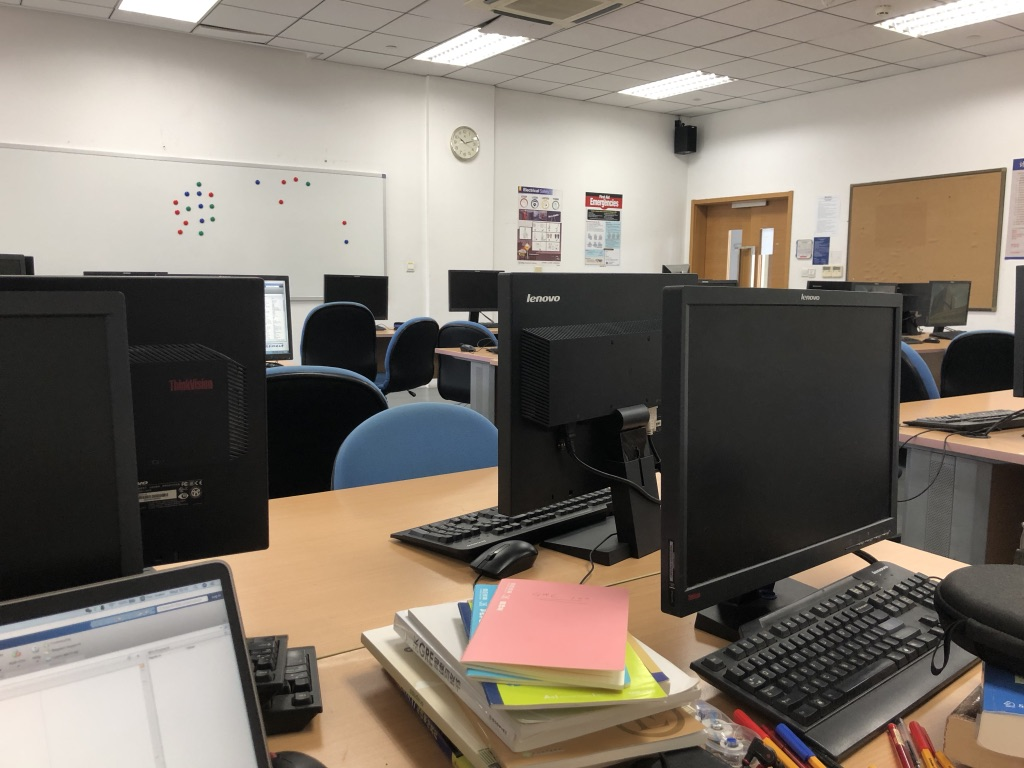
%> input picture p1.jpg, 1024 x 768 px
$ octave match.m   (GNU Octave 9; MATLAB toolbox functions it lacks are replaced by stand-ins)
%> lines starting %> are read from the running program, lines starting %| are printed output that depends on the picture
I1 = rgb2gray(imread('p1.jpg'));
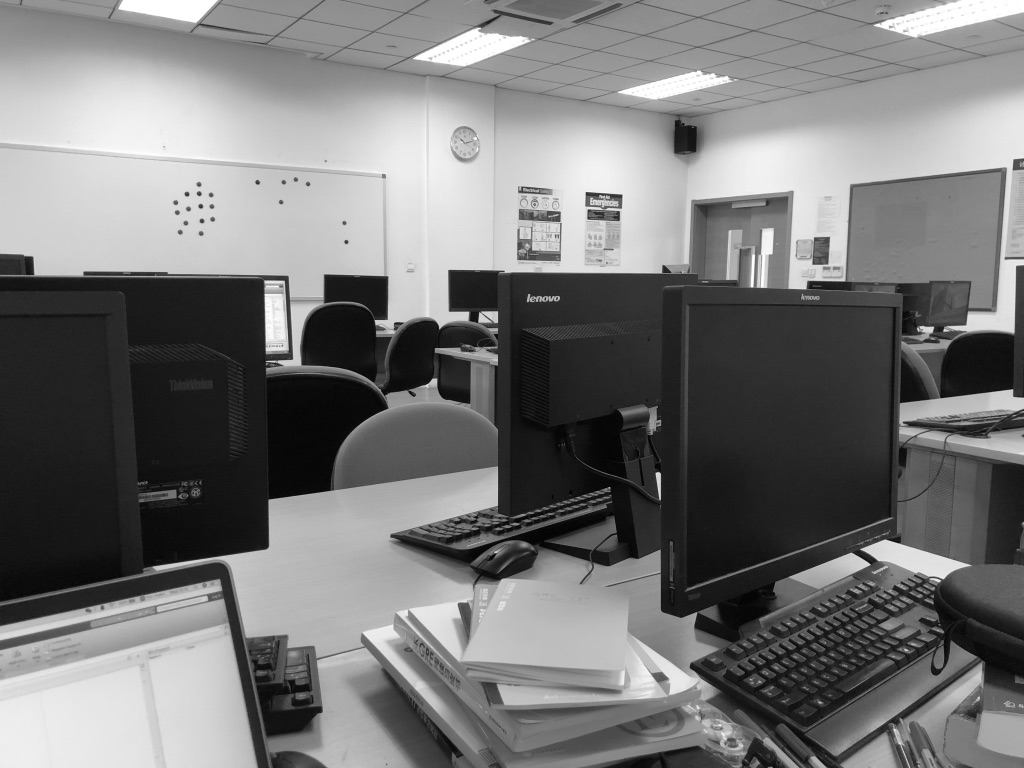
%> I1: size 768x1024 uint8; min 0, max 255, mean 119.7
I2 = rgb2gray(imread('p2.jpg'));
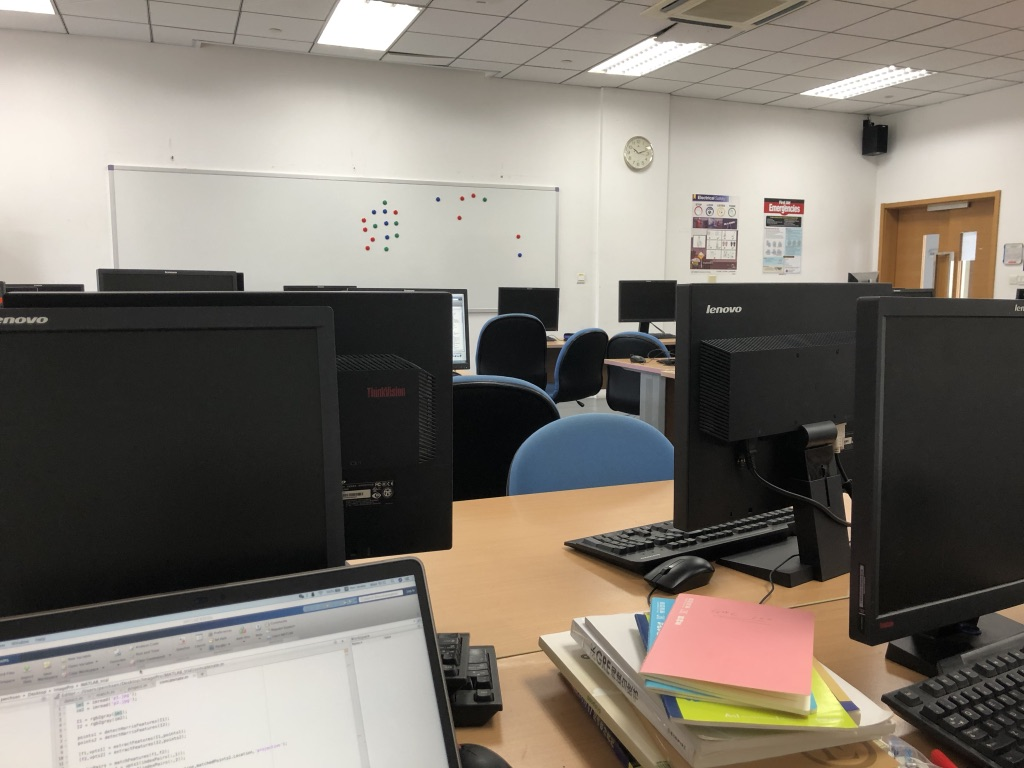
%> input picture p2.jpg, 1024 x 768 px
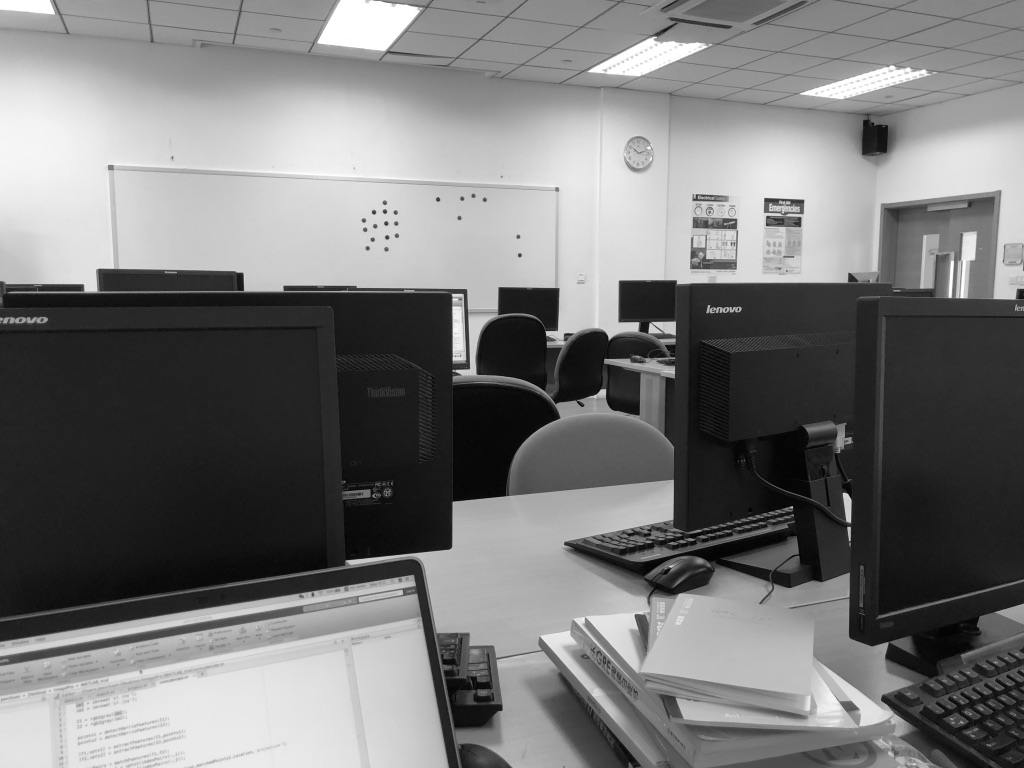
%> I2: size 768x1024 uint8; min 0, max 255, mean 120.4

%> (the run ends here)
